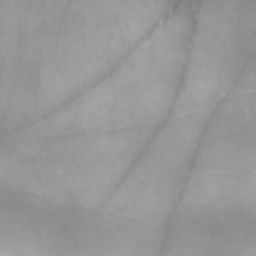
#> input picture Palmprint/training/003-3.bmp, 128 x 128 px (shown 2 times larger); its folder holds 4 pictures in this run
$ python SIFT_DIP.py
#> lines starting #> are read from the running program, lines starting #| are printed output that depends on the picture; pictures that were not available may be replaced by others from this repository, and a replacement may not be noted
#!/usr/bin/env python
# coding: utf-8

import cv2
import numpy as np
import os
import matplotlib.pyplot as plt


# 安装opencv库，用pip install opencv-python 会导致出错，必须指定版本
# pip install opencv-python==3.4.2.16
# pip install opencv-contrib-python==3.4.2.16
# conda install -c menpo opencv #For Anaconda User just this instead of pip

def get_train_and_test_img_features():
    train_path = "./Palmprint/training/"
    test_path = "./Palmprint/testing/"
    train_dataset = []  # 存储训练集中每张图片的SIFT特征描述向量
    test_dataset = []  # 存储测试集中每张图片的SIFT特征描述向量

    train_img_list = os.listdir(train_path)
    test_img_list = os.listdir(test_path)

    for train_img in train_img_list:
        img = cv2.imread(train_path + train_img)
#> img is the input picture: shape (128, 128, 3); min 126, max 167, mean 150
        gray = cv2.cvtColor(img, cv2.COLOR_BGR2GRAY)
        equalize = cv2.equalizeHist(gray)  # step1.预处理图片，灰度均衡化
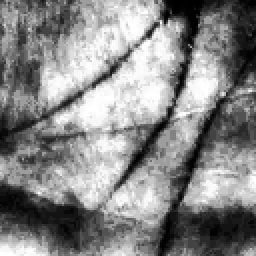
#> equalize: shape (128, 128) (shown 2 times larger); min 0, max 255, mean 134.5
        kp_query, des_query = get_sift_features(equalize)  # step2.获取SIFT算法生成的关键点kp和描述符des(特征描述向量)
#> in get_sift_features, `kp, des = sift.detectAndCompute(img, None)`: kp = 251 keypoints; strongest (x, y, size): (90, 40, 7.1), (102, 42, 11.9), (78, 12, 2.1), (85, 55, 2.9)
#> kp_query has the same summary as kp in get_sift_features
        train_dataset.append(des_query)
#> pass 2 of the loop in get_train_and_test_img_features, `for train_img in train_img_list:`:
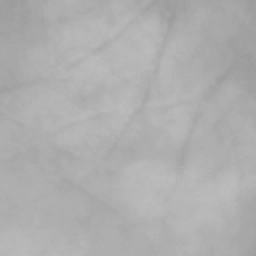
#> input picture Palmprint/training/004-1.bmp, 128 x 128 px (shown 2 times larger)
#> in get_train_and_test_img_features, img is the input picture: shape (128, 128, 3); min 154, max 188, mean 174.2
#> in get_train_and_test_img_features, `equalize = cv2.equalizeHist(gray)`:
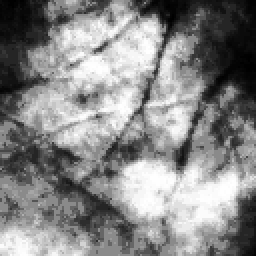
#> equalize: shape (128, 128) (shown 2 times larger); min 0, max 255, mean 134.7
#> kp = 271 keypoints; strongest (x, y, size): (90, 78, 7.5), (80, 27, 2.5), (50, 25, 2.5), (78, 36, 2.1)
#> in get_train_and_test_img_features, `kp_query, des_query = get_sift_features(equalize)`: kp_query has the same summary as kp in get_sift_features
#> pass 3 of the loop in get_train_and_test_img_features, `for train_img in train_img_list:`:
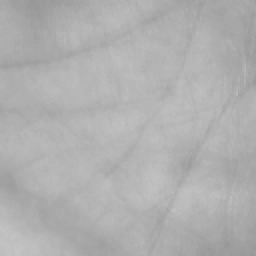
#> input picture Palmprint/training/005-1.bmp, 128 x 128 px (shown 2 times larger)
#> in get_train_and_test_img_features, img is the input picture: shape (128, 128, 3); min 151, max 197, mean 175.7
#> in get_train_and_test_img_features, `equalize = cv2.equalizeHist(gray)`:
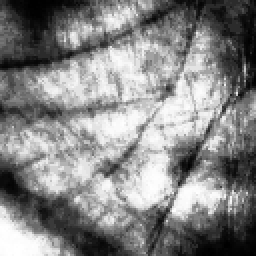
#> equalize: shape (128, 128) (shown 2 times larger); min 0, max 255, mean 132.9
#> kp = 231 keypoints; strongest (x, y, size): (92, 81, 10.6), (101, 98, 14.9), (84, 45, 5), (55, 84, 6.6)
#> in get_train_and_test_img_features, `kp_query, des_query = get_sift_features(equalize)`: kp_query has the same summary as kp in get_sift_features
#> the loop made 4 passes; the first 3 are shown
    for test_img in test_img_list:
        img = cv2.imread(test_path + test_img)
        gray = cv2.cvtColor(img, cv2.COLOR_BGR2GRAY)
        equalize = cv2.equalizeHist(gray)
        kp_query, des_query = get_sift_features(equalize)
#> in get_sift_features (call 5), `kp, des = sift.detectAndCompute(img, None)`: kp = 251 keypoints; strongest (x, y, size): (90, 40, 7.1), (102, 42, 11.9), (78, 12, 2.1), (85, 55, 2.9)
#> kp_query has the same summary as kp in get_sift_features
        test_dataset.append(des_query)
    return train_dataset, test_dataset


def get_sift_features(img, dect_type='sift'):
    if dect_type == 'sift':
        sift = cv2.xfeatures2d.SIFT_create()
    elif dect_type == 'surf':
        sift = cv2.xfeatures2d.SURF_create()
    kp, des = sift.detectAndCompute(img, None)  # kp为关键点，des为描述符
    return kp, des


def sift_detect_match_num(des_query, des_train, ratio=0.70):
    # step3.使用KNN计算查询图像与训练图像之间匹配的点数目,采用k(k=2)近邻匹配，最近的点距离与次近点距离之比小于阈值ratio就认为是成功匹配。
    bf = cv2.BFMatcher()
    matches = bf.knnMatch(des_query, des_train, k=2)
    match_num = 0
    for first, second in matches:
        if first.distance < ratio * second.distance:
            match_num = match_num + 1
    return match_num


def get_one_palm_match_num(des_query, index, train_dataset, ratio=0.70):
    # 获取查询图像与训练图像中属于每一组的3张图像的匹配点的数量和
    match_num_sum = 0
    for i in range(index, index + 3):
        match_num_sum += sift_detect_match_num(des_query, train_dataset[i], ratio=ratio)
    return match_num_sum


def get_match_result(des_query, train_dataset, ratio=0.70):
    # step4.根据最大的匹配点数量和，确定查询图片的类别
    index = 0
    train_length = len(train_dataset)
    result = np.zeros(train_length // 3, dtype=np.int32)
    while index < train_length:
        result[index // 3] = get_one_palm_match_num(des_query, index, train_dataset, ratio=ratio)
        index += 3
    return result.argmax()


def predict(train_features, test_features, ratio=0.70):
    predict_true = 0
    for i, feature in enumerate(test_features):
        print('Processing image', i + 1, '...')
        # 预测每张测试图片的类别
        category = get_match_result(feature, train_features, ratio=ratio)
        if category == i // 3:
            predict_true += 1
        print('Predict result:', category + 1, 'Groud truth:', i // 3 + 1)
    print('Predict the correct number of pictures:', predict_true, 'Accuracy:', predict_true / len(test_features),
          'ratio:', ratio)
    return predict_true / len(test_features)


def show_plot(ratio, acc, name, title):
    # 绘制准确率变化图
    plt.plot(ratio, acc)
    plt.title(title)
    if not os.path.exists('Image_result'):
        os.makedirs('Image_result')
    plt.savefig(os.path.join('Image_result', name))


def main():
    train_sift_features, test_sift_features = get_train_and_test_img_features()  # 存储每张图片的SIFT特征描述向量
    ratio = 0.65
    best_acc = 0
    best_ratio = 0
    ratio_list = []
    acc_list = []
    max_ratio = 0.85
    while ratio <= max_ratio:  # 循环测试具有最高准确率的ratio
        acc = predict(train_sift_features, test_sift_features, ratio)
        acc_list.append(acc)
        ratio_list.append(ratio)
        if acc > best_acc:
            best_acc = acc
            best_ratio = ratio
        ratio += 0.01
#> this loop made 1 pass
    title = 'best ratio:' + str(best_ratio) + " best acc:{:.4f}".format(best_acc)
    plt_name = "SIFT_" + str(max_ratio).split('.')[-1]
    show_plot(ratio_list, acc_list, plt_name, title)
    print(title)


if __name__ == '__main__':
#> (the run stopped early here; a loop or call above may not have finished)
